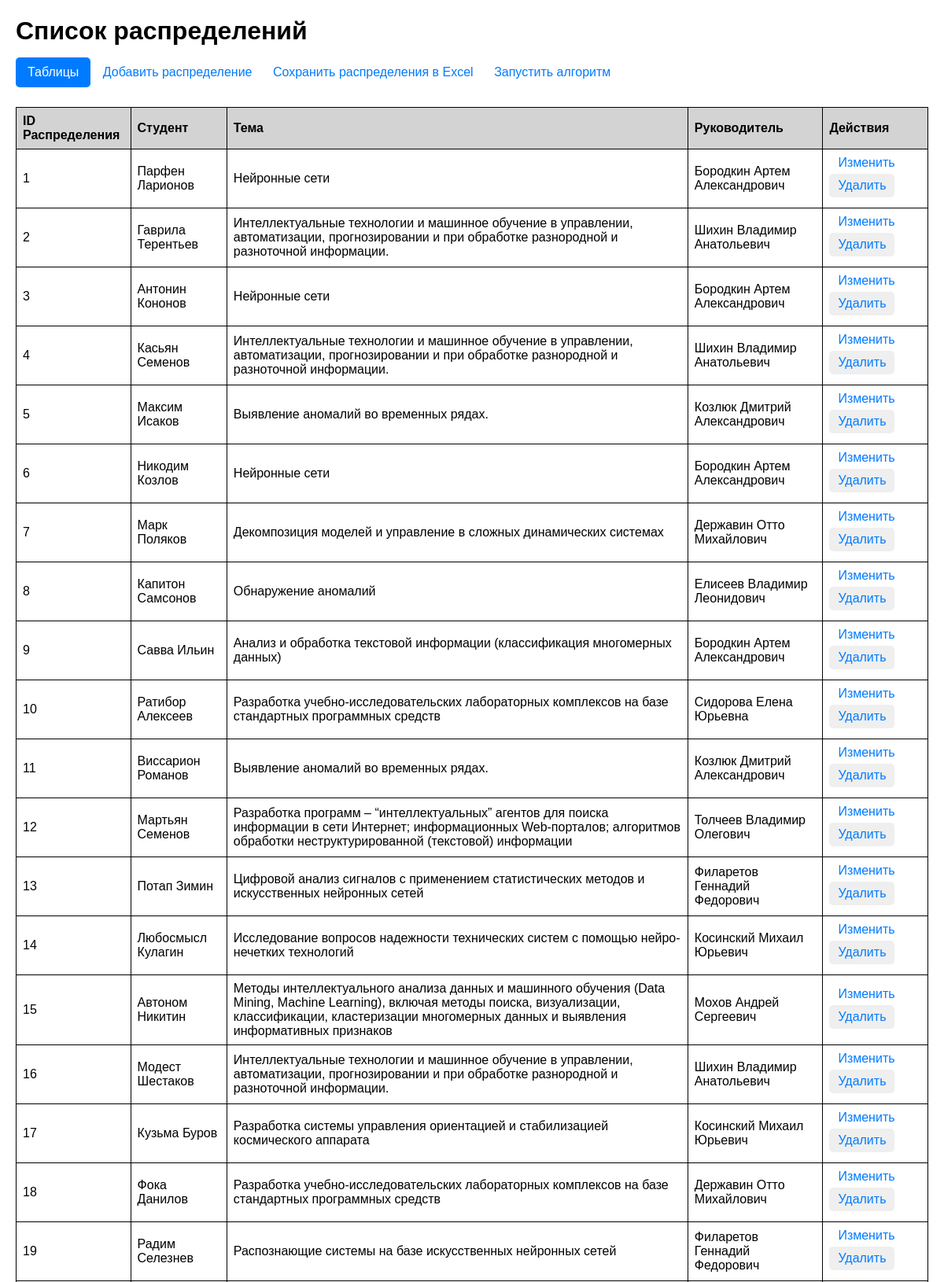
The page / (upper part) on the database its author committed.
### models.py (models this page shows)
class Distribution(Base):
    __tablename__ = 'distributions'
    distribution_id = Column(Integer, primary_key=True)
    student_id = Column(Integer, ForeignKey('students.student_id'), nullable=False)
    theme_id = Column(Integer, ForeignKey('themes.theme_id'), nullable=False)
    adviser_id = Column(Integer, ForeignKey('advisers.adviser_id'), nullable=False)
    interest_level = Column(Integer)
    student = relationship("Student", back_populates="distributions")
    theme = relationship("Theme", back_populates="distributions")
    adviser = relationship("Adviser", back_populates="distributions")

class Student(Base):
    __tablename__ = 'students'
    student_id = Column(Integer, primary_key=True)
    firstname = Column(String, nullable=False)
    lastname = Column(String, nullable=False)
    patronymic = Column(String, nullable=False)
    group_student = Column(String, nullable=False)
    grades = relationship("StudentSubjectGrade", back_populates="student")
    interests = relationship("StudentThemeInterest", back_populates="student")
    distributions = relationship("Distribution", back_populates="student")

class Theme(Base):
    __tablename__ = 'themes'
    theme_id = Column(Integer, primary_key=True)
    theme_name = Column(String, nullable=False)
    subject_importances = relationship("ThemeSubjectImportance", back_populates="theme")
    student_theme_interests = relationship("StudentThemeInterest", back_populates="theme")
    adviser_themes = relationship("AdviserTheme", back_populates="theme")
    distributions = relationship("Distribution", back_populates="theme")

class Adviser(Base):
    __tablename__ = 'advisers'
    adviser_id = Column(Integer, primary_key=True)
    firstname = Column(String, nullable=False)
    lastname = Column(String, nullable=False)
    patronymic = Column(String, nullable=False)
    number_of_places = Column(Integer, nullable=False)
    adviser_themes = relationship("AdviserTheme", back_populates="adviser")
    distributions = relationship("Distribution", back_populates="adviser")

### app.py (the view)
@app.route('/')
def index():
    with Session() as session:
        distributions = (session.query(Distribution).options(
            joinedload(Distribution.student),
            joinedload(Distribution.adviser),
            joinedload(Distribution.theme)).all()
        )
    return render_template('index.html', distributions=distributions)

### templates/index.html (shortened to what this page needs)
<!DOCTYPE html>
<html lang="en">
<head>
</head>
<body>
    <h1>Список распределений</h1>
        {% include 'dropdown_tables.html' %}
    <a href="{{ url_for('add_distribution') }}">Добавить распределение</a>
    <a href="{{ url_for('save') }}"> Сохранить распределения в Excel</a>
    <a href="{{url_for('run_main')}}">Запустить алгоритм</a>
    <table>
        <tr>
            <th>ID Распределения</th>
            <th>Студент</th>
            <th>Тема</th>
            <th>Руководитель</th>
            <th>Действия</th>
        </tr>
        {% for distribution in distributions %}
        <tr>
            <td>{{ distribution.distribution_id }}</td>
            <td>{{ distribution.student.firstname }} {{ distribution.student.lastname }}</td>
            <td>{{ distribution.theme.theme_name }}</td>
            <td>{{ distribution.adviser.firstname }} {{ distribution.adviser.lastname }} {{ distribution.adviser.patronymic }}</td>
            <td>
                <a href="{{ url_for('update_distribution', distribution_id=distribution.distribution_id) }}">Изменить</a>
                <button onclick="showDeleteConfirmationDistribution({{ distribution.distribution_id }}, '{{ distribution.student_id }}', '{{ distribution.theme_id }}', '{{ distribution.adviser_id }}')">Удалить</button>
            </td>
        </tr>
        {% endfor %}
    </table>
</body>
</html>

### templates/index.html (style rules this page uses)
body { font-family: Arial, sans-serif; margin: 20px; }
table { width: 100%; border-collapse: collapse; margin-top: 20px; }
th, td { border: 1px solid ; padding: 8px; text-align: left; }
th { background-color: lightgray; }
a,button { font-size: 16px; padding: 5px 10px; text-decoration: none; color: #007bff; border: 1px solid transparent; border-radius: 5px; transition: background-color 0.3s; margin-bottom: 5px; margin-top: 5px; }
h1 { margin-bottom: 10px; }

### rows shown on the page
Distribution: distribution_id "1", student.firstname "Парфен", student.lastname "Ларионов", theme.theme_name "Нейронные сети", adviser.firstname "Бородкин", adviser.lastname "Артем", adviser.patronymic "Александрович"
Distribution: distribution_id "2", student.firstname "Гаврила", student.lastname "Терентьев", theme.theme_name "Интеллектуальные технологии и машинное обучение в управлении, автоматизации, прогнозировании и при обработке разнородной и разноточной информации.", adviser.firstname "Шихин", adviser.lastname "Владимир", adviser.patronymic "Анатольевич"
Distribution: distribution_id "3", student.firstname "Антонин", student.lastname "Кононов", theme.theme_name "Нейронные сети", adviser.firstname "Бородкин", adviser.lastname "Артем", adviser.patronymic "Александрович"
Distribution: distribution_id "4", student.firstname "Касьян", student.lastname "Семенов", theme.theme_name "Интеллектуальные технологии и машинное обучение в управлении, автоматизации, прогнозировании и при обработке разнородной и разноточной информации.", adviser.firstname "Шихин", adviser.lastname "Владимир", adviser.patronymic "Анатольевич"
Distribution: distribution_id "5", student.firstname "Максим", student.lastname "Исаков", theme.theme_name "Выявление аномалий во временных рядах.", adviser.firstname "Козлюк", adviser.lastname "Дмитрий", adviser.patronymic "Александрович"
Distribution: distribution_id "6", student.firstname "Никодим", student.lastname "Козлов", theme.theme_name "Нейронные сети", adviser.firstname "Бородкин", adviser.lastname "Артем", adviser.patronymic "Александрович"
Distribution: distribution_id "7", student.firstname "Марк", student.lastname "Поляков", theme.theme_name "Декомпозиция моделей и управление в сложных динамических системах", adviser.firstname "Державин", adviser.lastname "Отто", adviser.patronymic "Михайлович"
Distribution: distribution_id "8", student.firstname "Капитон", student.lastname "Самсонов", theme.theme_name "Обнаружение аномалий", adviser.firstname "Елисеев", adviser.lastname "Владимир", adviser.patronymic "Леонидович"
Distribution: distribution_id "9", student.firstname "Савва", student.lastname "Ильин", theme.theme_name "Анализ и обработка текстовой информации (классификация многомерных данных)", adviser.firstname "Бородкин", adviser.lastname "Артем", adviser.patronymic "Александрович"
Distribution: distribution_id "10", student.firstname "Ратибор", student.lastname "Алексеев", theme.theme_name "Разработка учебно-исследовательских лабораторных комплексов на базе стандартных программных средств", adviser.firstname "Сидорова", adviser.lastname "Елена", adviser.patronymic "Юрьевна"
Distribution: distribution_id "11", student.firstname "Виссарион", student.lastname "Романов", theme.theme_name "Выявление аномалий во временных рядах.", adviser.firstname "Козлюк", adviser.lastname "Дмитрий", adviser.patronymic "Александрович"
Distribution: distribution_id "12", student.firstname "Мартьян", student.lastname "Семенов", theme.theme_name "Разработка программ – “интеллектуальных” агентов для поиска информации в сети Интернет; информационных Web-порталов; алгоритмов обработки неструктурированной (текстовой) информации", adviser.firstname "Толчеев", adviser.lastname "Владимир", adviser.patronymic "Олегович"
Distribution: distribution_id "13", student.firstname "Потап", student.lastname "Зимин", theme.theme_name "Цифровой анализ сигналов с применением статистических методов и искусственных нейронных сетей", adviser.firstname "Филаретов", adviser.lastname "Геннадий", adviser.patronymic "Федорович"
Distribution: distribution_id "14", student.firstname "Любосмысл", student.lastname "Кулагин", theme.theme_name "Исследование вопросов надежности технических систем с помощью нейро-нечетких технологий", adviser.firstname "Косинский", adviser.lastname "Михаил", adviser.patronymic "Юрьевич"
Distribution: distribution_id "15", student.firstname "Автоном", student.lastname "Никитин", theme.theme_name "Методы интеллектуального анализа данных и машинного обучения (Data Mining, Machine Learning), включая методы поиска, визуализации, классификации, кластеризации многомерных данных и выявления информативных признаков", adviser.firstname "Мохов", adviser.lastname "Андрей", adviser.patronymic "Сергеевич"
Distribution: distribution_id "16", student.firstname "Модест", student.lastname "Шестаков", theme.theme_name "Интеллектуальные технологии и машинное обучение в управлении, автоматизации, прогнозировании и при обработке разнородной и разноточной информации.", adviser.firstname "Шихин", adviser.lastname "Владимир", adviser.patronymic "Анатольевич"
Distribution: distribution_id "17", student.firstname "Кузьма", student.lastname "Буров", theme.theme_name "Разработка системы управления ориентацией и стабилизацией космического аппарата", adviser.firstname "Косинский", adviser.lastname "Михаил", adviser.patronymic "Юрьевич"
Distribution: distribution_id "18", student.firstname "Фока", student.lastname "Данилов", theme.theme_name "Разработка учебно-исследовательских лабораторных комплексов на базе стандартных программных средств", adviser.firstname "Державин", adviser.lastname "Отто", adviser.patronymic "Михайлович"
Distribution: distribution_id "19", student.firstname "Радим", student.lastname "Селезнев", theme.theme_name "Распознающие системы на базе искусственных нейронных сетей", adviser.firstname "Филаретов", adviser.lastname "Геннадий", adviser.patronymic "Федорович"
